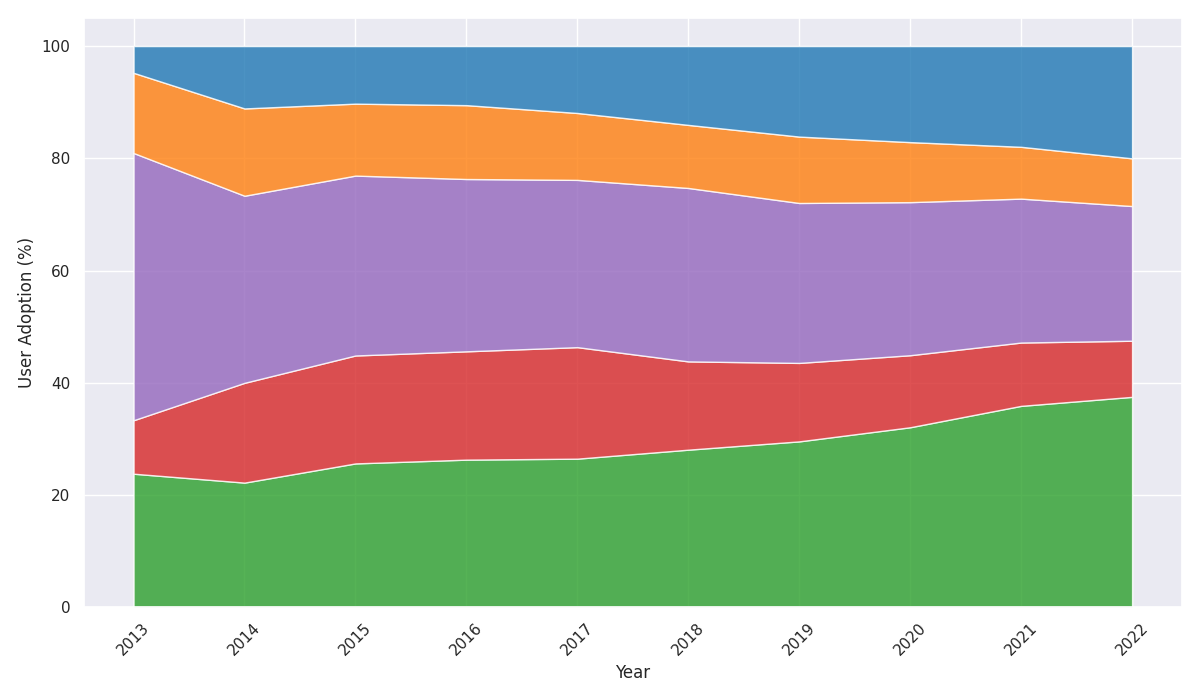

Write the Python code that produced this figure.
import matplotlib.pyplot as plt
import numpy as np

years = np.arange(2013, 2023)
ai_adoption = np.array([5, 10, 20, 30, 40, 50, 55, 60, 70, 75])
blockchain_adoption = np.array([2, 8, 15, 22, 30, 28, 26, 24, 22, 20])
iot_adoption = np.array([10, 15, 25, 35, 45, 55, 53, 51, 50, 48])
ar_adoption = np.array([3, 7, 10, 15, 18, 20, 22, 20, 18, 17])
vr_adoption = np.array([1, 5, 8, 12, 18, 25, 30, 32, 35, 40])

total_adoption = ai_adoption + blockchain_adoption + iot_adoption + ar_adoption + vr_adoption

ai_adoption_percentage = (ai_adoption / total_adoption) * 100
blockchain_adoption_percentage = (blockchain_adoption / total_adoption) * 100
iot_adoption_percentage = (iot_adoption / total_adoption) * 100
ar_adoption_percentage = (ar_adoption / total_adoption) * 100
vr_adoption_percentage = (vr_adoption / total_adoption) * 100

adoption_data = np.vstack([ai_adoption_percentage,
                           blockchain_adoption_percentage,
                           iot_adoption_percentage,
                           ar_adoption_percentage,
                           vr_adoption_percentage])

plt.figure(figsize=(12, 7))
colors = ['#2ca02c', '#d62728', '#9467bd', '#ff7f0e', '#1f77b4']  # Shuffled colors

plt.stackplot(years, adoption_data, colors=colors, alpha=0.8)

plt.xlabel('Year', fontsize=12)
plt.ylabel('User Adoption (%)', fontsize=12)
plt.xticks(years, rotation=45)

plt.tight_layout()
plt.show()
